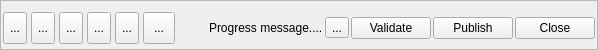
        <widget class="QFrame" name="bottom_frame">
         <property name="maximumSize">
          <size>
           <width>16777215</width>
           <height>50</height>
          </size>
         </property>
         <property name="accessibleName">
          <string>Bottom frame</string>
         </property>
         <property name="frameShape">
          <enum>QFrame::StyledPanel</enum>
         </property>
         <property name="frameShadow">
          <enum>QFrame::Raised</enum>
         </property>
         <layout class="QHBoxLayout" name="horizontalLayout">
          <property name="spacing">
           <number>2</number>
          </property>
          <property name="leftMargin">
           <number>2</number>
          </property>
          <property name="topMargin">
           <number>8</number>
          </property>
          <property name="rightMargin">
           <number>2</number>
          </property>
          <property name="bottomMargin">
           <number>2</number>
          </property>
          <item>
           <widget class="QWidget" name="button_container" native="true">
            <property name="accessibleName">
             <string>button container</string>
            </property>
            <layout class="QHBoxLayout" name="horizontalLayout_5">
             <property name="spacing">
              <number>4</number>
             </property>
             <property name="margin">
              <number>0</number>
             </property>
             <item>
              <widget class="QToolButton" name="browse">
               <property name="maximumSize">
                <size>
                 <width>32</width>
                 <height>32</height>
                </size>
               </property>
               <property name="toolTip">
                <string>&lt;p&gt;Click this button to browse files for publishing. You can also click and hold the button to show the full browsing menu which includes an option to browse folders to publish image sequences.&lt;/p&gt;</string>
               </property>
               <property name="text">
                <string>...</string>
               </property>
               <property name="icon">
                <iconset resource="resources.qrc">
                 <normaloff>:/tk_multi_publish2/browse_menu.png</normaloff>:/tk_multi_publish2/browse_menu.png</iconset>
               </property>
               <property name="iconSize">
                <size>
                 <width>32</width>
                 <height>32</height>
                </size>
               </property>
              </widget>
             </item>
             <item>
              <widget class="QToolButton" name="refresh">
               <property name="maximumSize">
                <size>
                 <width>32</width>
                 <height>32</height>
                </size>
               </property>
               <property name="toolTip">
                <string>Refresh</string>
               </property>
               <property name="text">
                <string>...</string>
               </property>
               <property name="icon">
                <iconset resource="resources.qrc">
                 <normaloff>:/tk_multi_publish2/refresh.png</normaloff>:/tk_multi_publish2/refresh.png</iconset>
               </property>
               <property name="iconSize">
                <size>
                 <width>32</width>
                 <height>32</height>
                </size>
               </property>
              </widget>
             </item>
             <item>
              <widget class="QToolButton" name="delete_items">
               <property name="maximumSize">
                <size>
                 <width>32</width>
                 <height>32</height>
                </size>
               </property>
               <property name="toolTip">
                <string>Delete selected items</string>
               </property>
               <property name="text">
                <string>...</string>
               </property>
               <property name="icon">
                <iconset resource="resources.qrc">
                 <normaloff>:/tk_multi_publish2/trash.png</normaloff>:/tk_multi_publish2/trash.png</iconset>
               </property>
               <property name="iconSize">
                <size>
                 <width>32</width>
                 <height>32</height>
                </size>
               </property>
              </widget>
             </item>
             <item>
              <widget class="QToolButton" name="expand_all">
               <property name="maximumSize">
                <size>
                 <width>32</width>
                 <height>32</height>
                </size>
               </property>
               <property name="toolTip">
                <string>Expand all items</string>
               </property>
               <property name="text">
                <string>...</string>
               </property>
               <property name="icon">
                <iconset resource="resources.qrc">
                 <normaloff>:/tk_multi_publish2/expand.png</normaloff>:/tk_multi_publish2/expand.png</iconset>
               </property>
               <property name="iconSize">
                <size>
                 <width>32</width>
                 <height>32</height>
                </size>
               </property>
              </widget>
             </item>
             <item>
              <widget class="QToolButton" name="collapse_all">
               <property name="maximumSize">
                <size>
                 <width>32</width>
                 <height>32</height>
                </size>
               </property>
               <property name="toolTip">
                <string>Collapse all items</string>
               </property>
               <property name="text">
                <string>...</string>
               </property>
               <property name="icon">
                <iconset resource="resources.qrc">
                 <normaloff>:/tk_multi_publish2/contract.png</normaloff>:/tk_multi_publish2/contract.png</iconset>
               </property>
               <property name="iconSize">
                <size>
                 <width>32</width>
                 <height>32</height>
                </size>
               </property>
              </widget>
             </item>
             <item>
              <widget class="QToolButton" name="help">
               <property name="minimumSize">
                <size>
                 <width>32</width>
                 <height>32</height>
                </size>
               </property>
               <property name="maximumSize">
                <size>
                 <width>32</width>
                 <height>32</height>
                </size>
               </property>
               <property name="toolTip">
                <string>&lt;html&gt;&lt;head/&gt;&lt;body&gt;&lt;p&gt;Open documentation for the publish workflow.&lt;/p&gt;&lt;/body&gt;&lt;/html&gt;</string>
               </property>
               <property name="text">
                <string>...</string>
               </property>
               <property name="icon">
                <iconset resource="resources.qrc">
                 <normaloff>:/tk_multi_publish2/help.png</normaloff>:/tk_multi_publish2/help.png</iconset>
               </property>
               <property name="iconSize">
                <size>
                 <width>32</width>
                 <height>32</height>
                </size>
               </property>
              </widget>
             </item>
            </layout>
           </widget>
          </item>
          <item>
           <spacer name="horizontalSpacer">
            <property name="orientation">
             <enum>Qt::Horizontal</enum>
            </property>
            <property name="sizeType">
             <enum>QSizePolicy::Fixed</enum>
            </property>
            <property name="sizeHint" stdset="0">
             <size>
              <width>10</width>
              <height>10</height>
             </size>
            </property>
           </spacer>
          </item>
          <item>
           <widget class="QLabel" name="progress_status_icon">
            <property name="minimumSize">
             <size>
              <width>20</width>
              <height>20</height>
             </size>
            </property>
            <property name="maximumSize">
             <size>
              <width>20</width>
              <height>20</height>
             </size>
            </property>
            <property name="text">
             <string/>
            </property>
            <property name="pixmap">
             <pixmap resource="resources.qrc">:/tk_multi_publish2/status_success.png</pixmap>
            </property>
            <property name="scaledContents">
             <bool>true</bool>
            </property>
           </widget>
          </item>
          <item>
           <widget class="ProgressStatusLabel" name="progress_message">
            <property name="sizePolicy">
             <sizepolicy hsizetype="Expanding" vsizetype="Preferred">
              <horstretch>0</horstretch>
              <verstretch>0</verstretch>
             </sizepolicy>
            </property>
            <property name="text">
             <string>Progress message....</string>
            </property>
           </widget>
          </item>
          <item>
           <widget class="QToolButton" name="stop_processing">
            <property name="toolTip">
             <string>Stop Processing</string>
            </property>
            <property name="text">
             <string>...</string>
            </property>
            <property name="icon">
             <iconset resource="resources.qrc">
              <normaloff>:/tk_multi_publish2/cross.png</normaloff>:/tk_multi_publish2/cross.png</iconset>
            </property>
            <property name="iconSize">
             <size>
              <width>20</width>
              <height>20</height>
             </size>
            </property>
           </widget>
          </item>
          <item>
           <widget class="QPushButton" name="validate">
            <property name="sizePolicy">
             <sizepolicy hsizetype="Fixed" vsizetype="Fixed">
              <horstretch>0</horstretch>
              <verstretch>0</verstretch>
             </sizepolicy>
            </property>
            <property name="text">
             <string>Validate</string>
            </property>
           </widget>
          </item>
          <item>
           <widget class="QPushButton" name="publish">
            <property name="sizePolicy">
             <sizepolicy hsizetype="Fixed" vsizetype="Fixed">
              <horstretch>0</horstretch>
              <verstretch>0</verstretch>
             </sizepolicy>
            </property>
            <property name="text">
             <string>Publish</string>
            </property>
           </widget>
          </item>
          <item>
           <widget class="QPushButton" name="close">
            <property name="sizePolicy">
             <sizepolicy hsizetype="Fixed" vsizetype="Fixed">
              <horstretch>0</horstretch>
              <verstretch>0</verstretch>
             </sizepolicy>
            </property>
            <property name="text">
             <string>Close</string>
            </property>
           </widget>
          </item>
         </layout>
        </widget>
